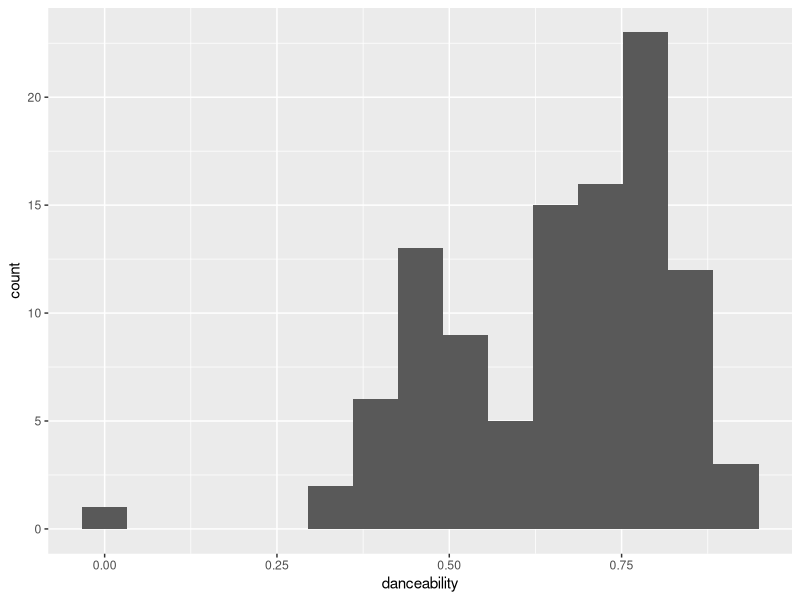
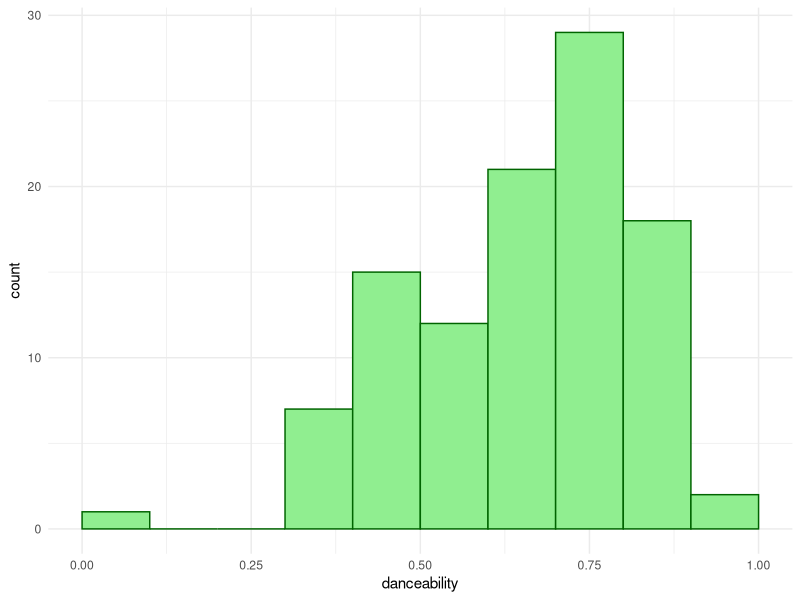
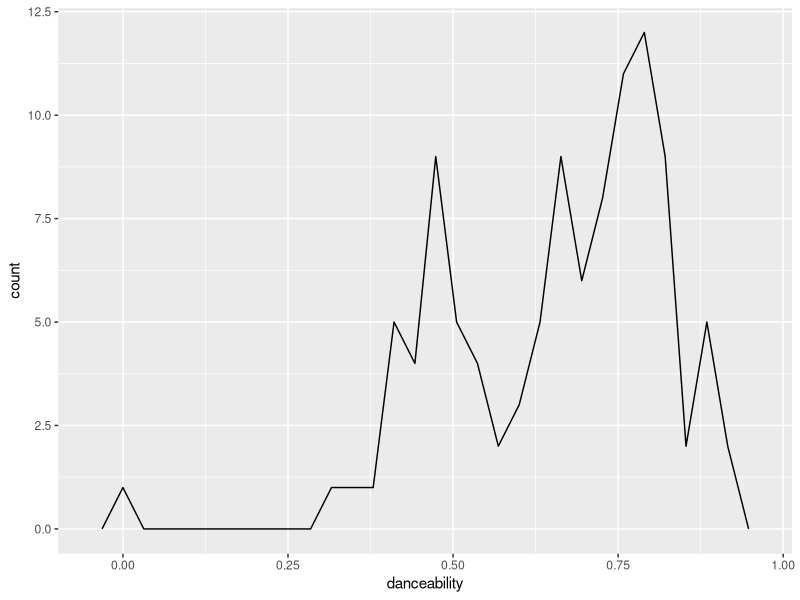
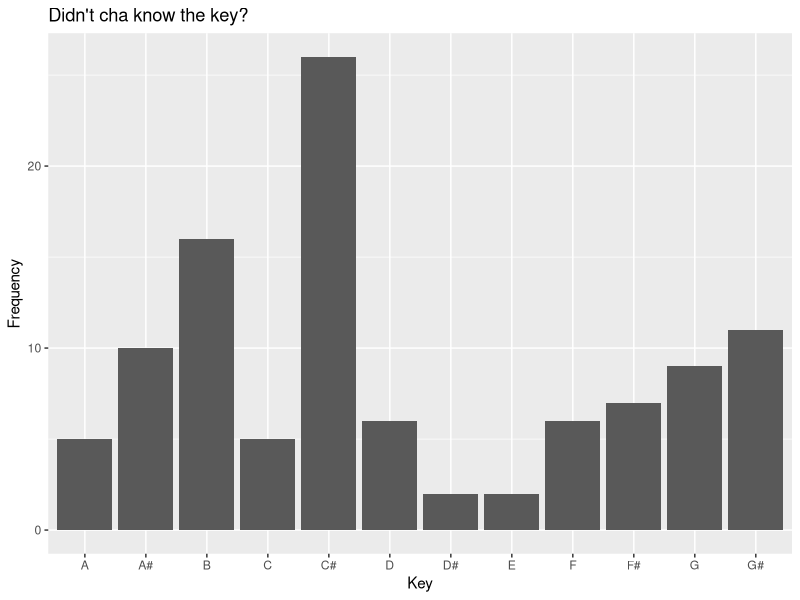
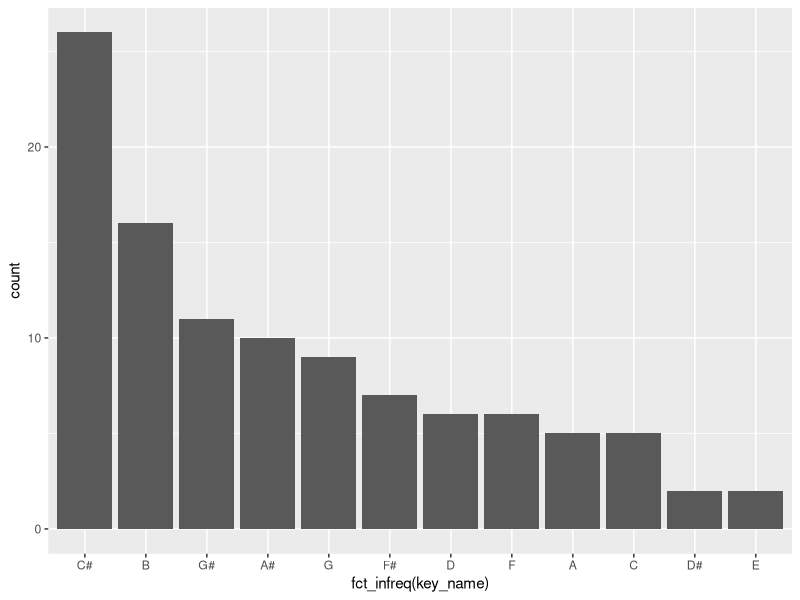
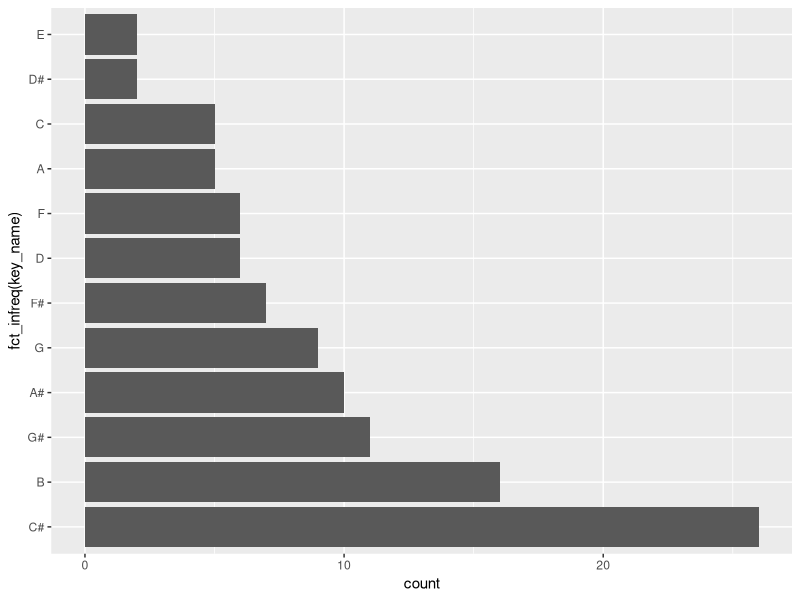
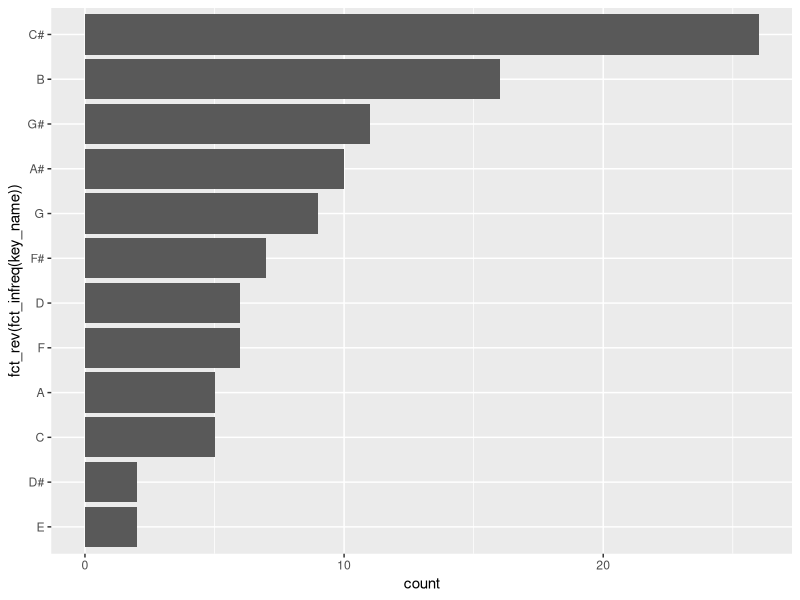
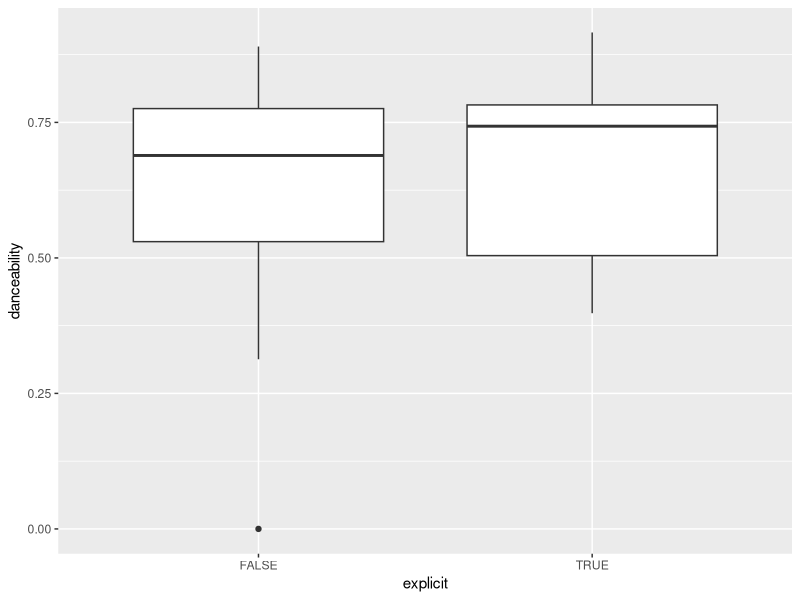

Generate these figures, in order, with R:
## ---- chunk 1
#| label: setup
#| message: false

library(tidyverse)
library(readxl)
erykah <- read_excel("erykah.xlsx")


## ---- chunk 2
#| warning: false
ggplot(erykah, 
       aes (x = danceability)) + 
  geom_histogram(bins = 15)
## ---- chunk 3
#| warning: false
ggplot(erykah, 
       aes (x = danceability)) + 
  geom_histogram(binwidth = .1, 
                 boundary = 0,
                 color = "darkgreen",
                 fill = "lightgreen") + 
  theme_minimal()
## ---- chunk 4
ggplot(erykah, 
       aes (x = danceability)) + 
  geom_freqpoly()
## ---- chunk 5
table(erykah$key_name)
## ---- chunk 6
ggplot(erykah,
       aes(x = key_name)) + 
  geom_bar() + 
  labs(x = "Key",
       y = "Frequency",
       title = "Didn't cha know the key?")
## ---- chunk 7
ggplot(erykah,
       aes(x = fct_infreq(key_name))) + 
  geom_bar() 
## ---- chunk 8
ggplot(erykah,
       aes(y = fct_infreq(key_name))) + 
  geom_bar() 
## ---- chunk 9
ggplot(erykah, aes(y = fct_rev(fct_infreq(key_name)))) +
  geom_bar()

## ---- chunk 10
ggplot(erykah,
       aes(x = explicit,
           y = danceability))+
  geom_boxplot()

